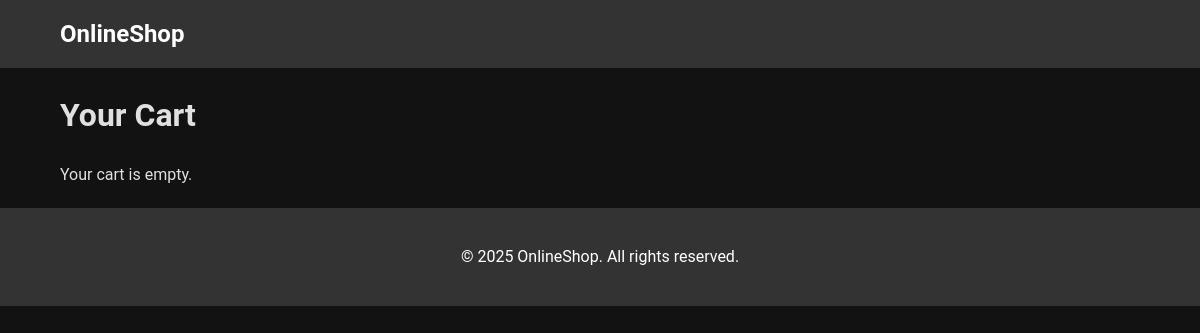
The page /cart/ (signed in) on the database as committed earlier.
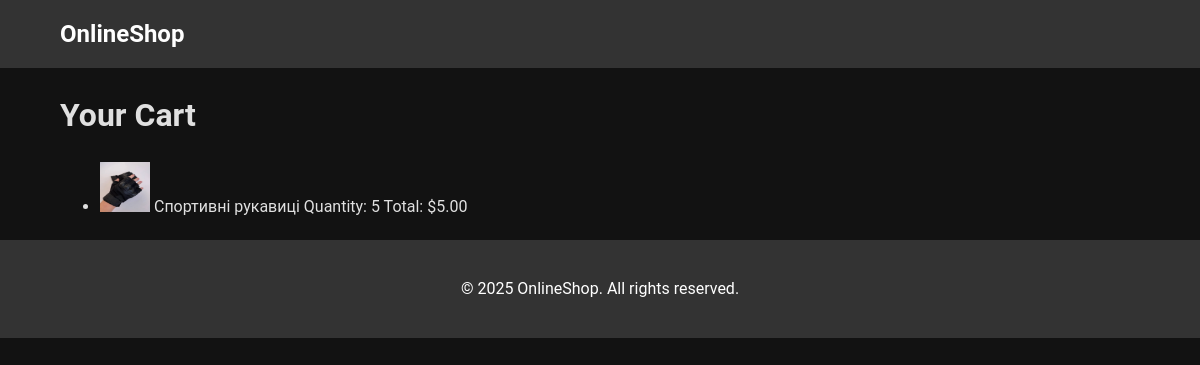
The same page on the database as committed later.
### store/models.py (models this page shows, shortened)
class CartItem(models.Model):
    cart = models.ForeignKey(Cart, on_delete=models.CASCADE, related_name='items')
    product = models.ForeignKey(Product, on_delete=models.CASCADE)
    quantity = models.PositiveIntegerField(default=1)

class Product(models.Model):
    name = models.CharField(max_length=100)
    description = models.TextField()
    price = models.DecimalField(max_digits=10, decimal_places=2)
    image = models.ImageField(upload_to='products/')

### store/views.py (the view, shortened to what this page needs)
# urls.py: path('cart/', views.cart_view, name='cart'),
@login_required
def cart_view(request):
    cart, created = Cart.objects.get_or_create(user=request.user)
    return render(request, 'cart.html', {'cart': cart})

### templates/cart.html (shortened to what this page needs)
{% load static %}
<!DOCTYPE html>
<html lang="en">
<head>
    <link rel="stylesheet" href="{% static 'css/styles.css' %}">
</head>
<body>
    <header>
        <div class="container header">
            <a href="{% url 'home' %}" class="logo">OnlineShop</a>
        </div>
    </header>
    <main>
        <div class="container">
            <h1>Your Cart</h1>
            {% if cart.items.exists %}
            <ul>
                {% for item in cart.items.all %}
                <li>
                    <img src="{{ item.product.image.url }}" alt="{{ item.product.name }}" style="width: 50px; height: 50px;">
                    <span>{{ item.product.name }}</span>
                    <span>Quantity: {{ item.quantity }}</span>
                    <span>Total: ${{ item.quantity|floatformat:2 }}</span>
                </li>
                {% endfor %}
            </ul>
            {% else %}
            <p>Your cart is empty.</p>
            {% endif %}
        </div>
    </main>
    <footer>
        <div class="container footer">
            <p>&copy; 2025 OnlineShop. All rights reserved.</p>
        </div>
    </footer>
</body>
</html>

Rows that differ between the two databases and show on the page:
added CartItem: product.image (picture), product.name "Спортивні рукавиці", quantity "5", quantity "5.00"
Other text that changed with them:
text no longer shown: "Your cart is empty."
